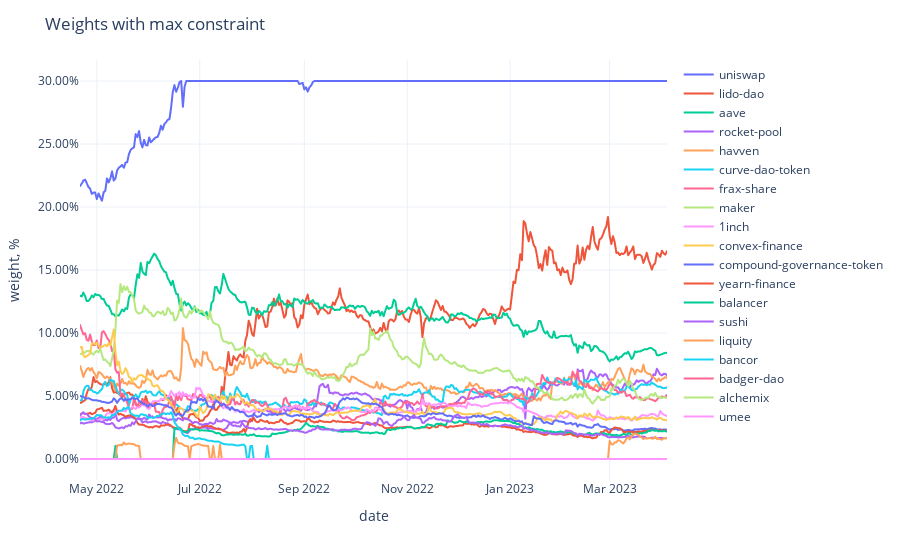

The notebook cell this image was saved under:
### Code cell
fig = px.line(adjusted_weights,
              labels={'value': 'weight, %', 'variable': ''})
fig.update_traces(
    hovertemplate="%{y}"
)
fig.update_yaxes(
    tickformat=".2%",
)
fig.update_xaxes(
    showspikes=True,
    spikethickness=2,
    spikedash="dot",
    spikecolor="#999999",
    spikemode="across",
)
fig.update_layout(
    hovermode="x",
    hoverdistance=100,  ## Distance to show hover label of data point
    spikedistance=1000,  ## Distance to show spike
    template='plotly_white',
    title='Weights with max constraint'
)

### Figure 1 — Plotly figure (JSON) as saved in the notebook; plotly's stock layout.template omitted (floating-point values rounded to 4 significant figures; data arrays with more than 128 entries replaced by an {"elided": "..."} marker saying what was removed)
{"data": [{"hovertemplate": "%{y}", "legendgroup": "uniswap", "line": {"color": "#636efa", "dash": "solid"}, "marker": {"symbol": "circle"}, "mode": "lines", "name": "uniswap", "showlegend": true, "type": "scattergl", "x": {"elided": "349 str values"}, "xaxis": "x", "y": {"elided": "349 float values"}, "yaxis": "y"}, {"hovertemplate": "%{y}", "legendgroup": "lido-dao", "line": {"color": "#EF553B", "dash": "solid"}, "marker": {"symbol": "circle"}, "mode": "lines", "name": "lido-dao", "showlegend": true, "type": "scattergl", "x": {"elided": "349 str values"}, "xaxis": "x", "y": {"elided": "349 float values"}, "yaxis": "y"}, {"hovertemplate": "%{y}", "legendgroup": "aave", "line": {"color": "#00cc96", "dash": "solid"}, "marker": {"symbol": "circle"}, "mode": "lines", "name": "aave", "showlegend": true, "type": "scattergl", "x": {"elided": "349 str values"}, "xaxis": "x", "y": {"elided": "349 float values"}, "yaxis": "y"}, {"hovertemplate": "%{y}", "legendgroup": "rocket-pool", "line": {"color": "#ab63fa", "dash": "solid"}, "marker": {"symbol": "circle"}, "mode": "lines", "name": "rocket-pool", "showlegend": true, "type": "scattergl", "x": {"elided": "349 str values"}, "xaxis": "x", "y": {"elided": "349 float values"}, "yaxis": "y"}, {"hovertemplate": "%{y}", "legendgroup": "havven", "line": {"color": "#FFA15A", "dash": "solid"}, "marker": {"symbol": "circle"}, "mode": "lines", "name": "havven", "showlegend": true, "type": "scattergl", "x": {"elided": "349 str values"}, "xaxis": "x", "y": {"elided": "349 float values"}, "yaxis": "y"}, {"hovertemplate": "%{y}", "legendgroup": "curve-dao-token", "line": {"color": "#19d3f3", "dash": "solid"}, "marker": {"symbol": "circle"}, "mode": "lines", "name": "curve-dao-token", "showlegend": true, "type": "scattergl", "x": {"elided": "349 str values"}, "xaxis": "x", "y": {"elided": "349 float values"}, "yaxis": "y"}, {"hovertemplate": "%{y}", "legendgroup": "frax-share", "line": {"color": "#FF6692", "dash": "solid"}, "marker": {"symbol": "circle"}, "mode": "lines", "name": "frax-share", "showlegend": true, "type": "scattergl", "x": {"elided": "349 str values"}, "xaxis": "x", "y": {"elided": "349 float values"}, "yaxis": "y"}, {"hovertemplate": "%{y}", "legendgroup": "maker", "line": {"color": "#B6E880", "dash": "solid"}, "marker": {"symbol": "circle"}, "mode": "lines", "name": "maker", "showlegend": true, "type": "scattergl", "x": {"elided": "349 str values"}, "xaxis": "x", "y": {"elided": "349 float values"}, "yaxis": "y"}, {"hovertemplate": "%{y}", "legendgroup": "1inch", "line": {"color": "#FF97FF", "dash": "solid"}, "marker": {"symbol": "circle"}, "mode": "lines", "name": "1inch", "showlegend": true, "type": "scattergl", "x": {"elided": "349 str values"}, "xaxis": "x", "y": {"elided": "349 float values"}, "yaxis": "y"}, {"hovertemplate": "%{y}", "legendgroup": "convex-finance", "line": {"color": "#FECB52", "dash": "solid"}, "marker": {"symbol": "circle"}, "mode": "lines", "name": "convex-finance", "showlegend": true, "type": "scattergl", "x": {"elided": "349 str values"}, "xaxis": "x", "y": {"elided": "349 float values"}, "yaxis": "y"}, {"hovertemplate": "%{y}", "legendgroup": "compound-governance-token", "line": {"color": "#636efa", "dash": "solid"}, "marker": {"symbol": "circle"}, "mode": "lines", "name": "compound-governance-token", "showlegend": true, "type": "scattergl", "x": {"elided": "349 str values"}, "xaxis": "x", "y": {"elided": "349 float values"}, "yaxis": "y"}, {"hovertemplate": "%{y}", "legendgroup": "yearn-finance", "line": {"color": "#EF553B", "dash": "solid"}, "marker": {"symbol": "circle"}, "mode": "lines", "name": "yearn-finance", "showlegend": true, "type": "scattergl", "x": {"elided": "349 str values"}, "xaxis": "x", "y": {"elided": "349 float values"}, "yaxis": "y"}, {"hovertemplate": "%{y}", "legendgroup": "balancer", "line": {"color": "#00cc96", "dash": "solid"}, "marker": {"symbol": "circle"}, "mode": "lines", "name": "balancer", "showlegend": true, "type": "scattergl", "x": {"elided": "349 str values"}, "xaxis": "x", "y": {"elided": "349 float values"}, "yaxis": "y"}, {"hovertemplate": "%{y}", "legendgroup": "sushi", "line": {"color": "#ab63fa", "dash": "solid"}, "marker": {"symbol": "circle"}, "mode": "lines", "name": "sushi", "showlegend": true, "type": "scattergl", "x": {"elided": "349 str values"}, "xaxis": "x", "y": {"elided": "349 float values"}, "yaxis": "y"}, {"hovertemplate": "%{y}", "legendgroup": "liquity", "line": {"color": "#FFA15A", "dash": "solid"}, "marker": {"symbol": "circle"}, "mode": "lines", "name": "liquity", "showlegend": true, "type": "scattergl", "x": {"elided": "349 str values"}, "xaxis": "x", "y": {"elided": "349 float values"}, "yaxis": "y"}, {"hovertemplate": "%{y}", "legendgroup": "bancor", "line": {"color": "#19d3f3", "dash": "solid"}, "marker": {"symbol": "circle"}, "mode": "lines", "name": "bancor", "showlegend": true, "type": "scattergl", "x": {"elided": "349 str values"}, "xaxis": "x", "y": {"elided": "349 float values"}, "yaxis": "y"}, {"hovertemplate": "%{y}", "legendgroup": "badger-dao", "line": {"color": "#FF6692", "dash": "solid"}, "marker": {"symbol": "circle"}, "mode": "lines", "name": "badger-dao", "showlegend": true, "type": "scattergl", "x": {"elided": "349 str values"}, "xaxis": "x", "y": {"elided": "349 int values"}, "yaxis": "y"}, {"hovertemplate": "%{y}", "legendgroup": "alchemix", "line": {"color": "#B6E880", "dash": "solid"}, "marker": {"symbol": "circle"}, "mode": "lines", "name": "alchemix", "showlegend": true, "type": "scattergl", "x": {"elided": "349 str values"}, "xaxis": "x", "y": {"elided": "349 int values"}, "yaxis": "y"}, {"hovertemplate": "%{y}", "legendgroup": "umee", "line": {"color": "#FF97FF", "dash": "solid"}, "marker": {"symbol": "circle"}, "mode": "lines", "name": "umee", "showlegend": true, "type": "scattergl", "x": {"elided": "349 str values"}, "xaxis": "x", "y": {"elided": "349 int values"}, "yaxis": "y"}], "layout": {"hoverdistance": 100, "hovermode": "x", "legend": {"title": {"text": ""}, "tracegroupgap": 0}, "margin": {"t": 60}, "spikedistance": 1000, "title": {"text": "Weights with max constraint"}, "xaxis": {"anchor": "y", "domain": [0, 1], "showspikes": true, "spikecolor": "#999999", "spikedash": "dot", "spikemode": "across", "spikethickness": 2, "title": {"text": "date"}}, "yaxis": {"anchor": "x", "domain": [0, 1], "tickformat": ".2%", "title": {"text": "weight, %"}}}}
